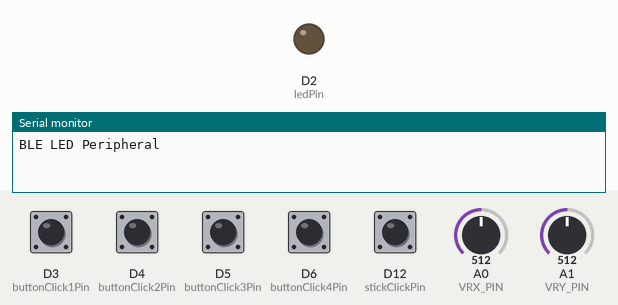
Simulated run of this sketch. Board: Arduino Nano 33 IoT. Shown: output pins drawn as LEDs (lit = HIGH), the last lines printed to the serial monitor. Inputs (shaded band) come from the test bench; at power-on: D12 (stickClickPin) HIGH, D3 (buttonClick1Pin), D4 (buttonClick2Pin), D5 (buttonClick3Pin), D6 (buttonClick4Pin) LOW, A0 (VRX_PIN) = 512, A1 (VRY_PIN) = 512. Nothing arrives over Bluetooth unless stated; a phone connects over Bluetooth LE 3 s after start.

Above: at 0.1 s.
At 3.1 s:
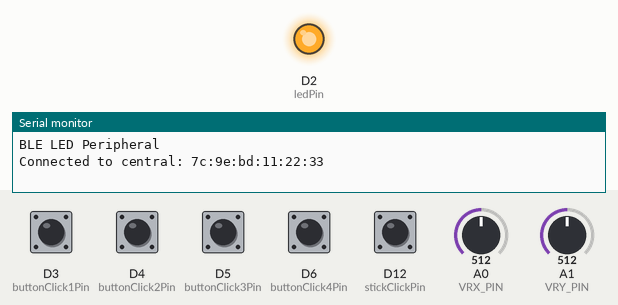
Timing chart, 0 to 4.6 s (numbered marks = the images above):
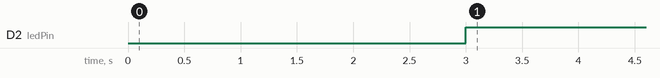

The sketch:

bluetoothController.ino
```cpp
#include <ArduinoBLE.h>


// Bluetooth definitions
BLEService controlService("180A"); // BLE LED Service

BLEIntCharacteristic controlCharacteristic("e5c9e235-7cee-4640-ba95-7073c4afbbf8",BLERead | BLEWrite);
// Controll definitions

// Josystick
#define VRX_PIN A0
#define VRY_PIN A1

int xValue=0;
int yValue=0;


// Buttons
const int stickClickPin=12;
const int buttonClick1Pin=3;
const int buttonClick2Pin=4;
const int buttonClick3Pin=5;
const int buttonClick4Pin=6;


int stickClick=0;
int buttonClick1=0;
int buttonClick2=0;
int buttonClick3=0;
int buttonClick4=0;

// Led

const int ledPin=2;


void setup() {
  Serial.begin(9600);


  //Set pin states
  pinMode(stickClickPin,INPUT_PULLUP);
  pinMode(buttonClick1Pin,INPUT_PULLDOWN);
  pinMode(buttonClick2Pin,INPUT_PULLDOWN);
  pinMode(buttonClick3Pin,INPUT_PULLDOWN);
  pinMode(buttonClick4Pin,INPUT_PULLDOWN);

  pinMode(ledPin,OUTPUT);
  digitalWrite(ledPin,LOW);


  // begin initialization
  if (!BLE.begin()) {
    Serial.println("starting Bluetooth® Low Energy failed!");

    while (1);
  }

  // set advertised local name and service UUID:
  BLE.setLocalName("Nano 33 IoT");
  BLE.setAdvertisedService(controlService);

  // add the characteristic to the service
  controlService.addCharacteristic(controlCharacteristic);

  // add service
  BLE.addService(controlService);

  // set the initial value for the characteristic:
  controlCharacteristic.writeValue(0);

  // start advertising
  BLE.advertise();

  Serial.println("BLE LED Peripheral");
}

void loop() {


  // listen for BLE peripherals to connect:
  BLEDevice central = BLE.central();

  // if a central is connected to peripheral:
  if (central) {
    Serial.print("Connected to central: ");
    // print the central's MAC address:
    Serial.println(central.address());

    //Turn on light when connected
    digitalWrite(ledPin,HIGH);

    // while the central is still connected to peripheral:
    while (central.connected()) {
      // Joystick
      xValue=analogRead(VRX_PIN);
      yValue=analogRead(VRY_PIN);


      //Button logic


      stickClick=digitalRead(stickClickPin);
      buttonClick1=digitalRead(buttonClick1Pin);
      buttonClick2=digitalRead(buttonClick2Pin);
      buttonClick3=digitalRead(buttonClick3Pin);
      buttonClick4=digitalRead(buttonClick4Pin);
      //Write value over bluetooth
      controlCharacteristic.writeValue(xValue/4+yValue/4*256+stickClick*256*256+buttonClick1*2*256*256+buttonClick2*4*256*256+buttonClick3*8*256*256+buttonClick4*16*256*256); //Divide by 4 so values fit in a byte


    }

    // when the central disconnects, print it out:
    Serial.print(F("Disconnected from central: "));
    Serial.println(central.address());

    // Turn off light when disconnected
    digitalWrite(ledPin,LOW);
  }
}
```

Measured:
- by itself, D2 (ledPin): LOW → HIGH at 3.0 s
